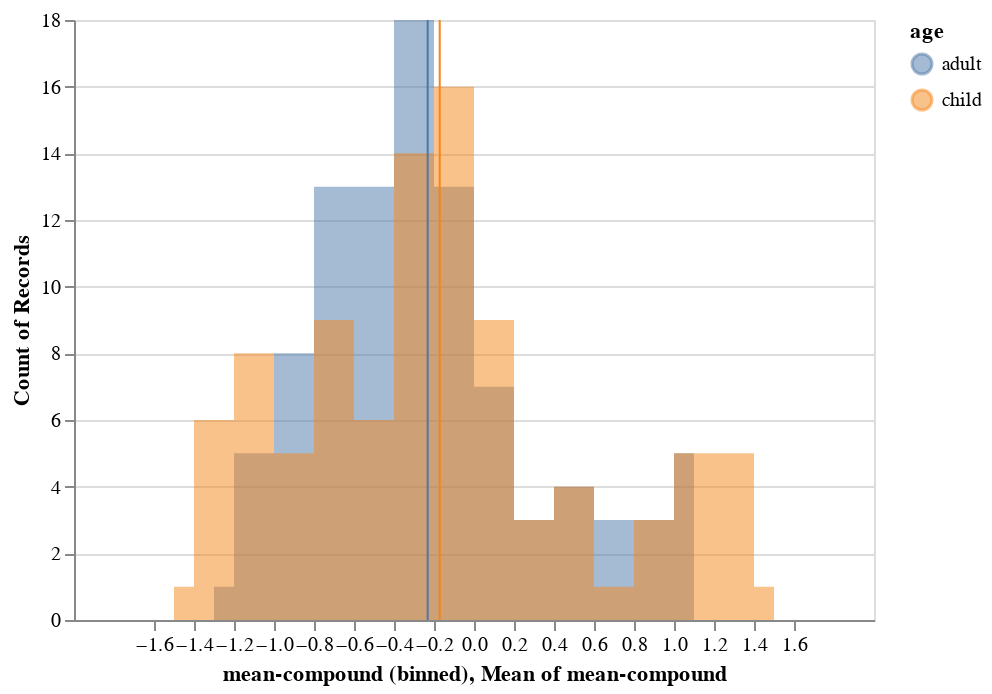

Notebook source saved alongside this figure:
### Markdown cell above
### Sentiment by age

### Code cell
source = reg_free
hist_free_age_com = alt.Chart(source).mark_area(
    opacity=0.5,
    interpolate='step'
).encode(
    alt.X('mean-compound:Q', bin=alt.Bin(maxbins=30)),
    alt.Y('count()',  stack=None),
    alt.Color('age'))

rule = alt.Chart(source).mark_rule(color='red').encode(
    x=alt.X('mean-compound:Q', aggregate='mean'),
    color=alt.Color('age'))

(hist_free_age_com + rule)

### Figure 1 — Vega-Lite specification as saved in the notebook (floating-point values rounded to 4 significant figures; data arrays with more than 128 entries replaced by an {"elided": "..."} marker saying what was removed)
{"config": {"view": {"continuousWidth": 400, "continuousHeight": 300}}, "layer": [{"mark": {"type": "area", "interpolate": "step", "opacity": 0.5}, "encoding": {"color": {"type": "nominal", "field": "age"}, "x": {"type": "quantitative", "bin": {"maxbins": 30}, "field": "mean-compound"}, "y": {"type": "quantitative", "aggregate": "count", "stack": null}}}, {"mark": {"type": "rule", "color": "red"}, "encoding": {"color": {"type": "nominal", "field": "age"}, "x": {"type": "quantitative", "aggregate": "mean", "field": "mean-compound"}}}], "data": {"name": "data-7227587b232af3f520f2b8ad9de1b8fd"}, "$schema": "https://vega.github.io/schema/vega-lite/v4.8.1.json", "datasets": {"data-7227587b232af3f520f2b8ad9de1b8fd": {"elided": "192 records"}}}
